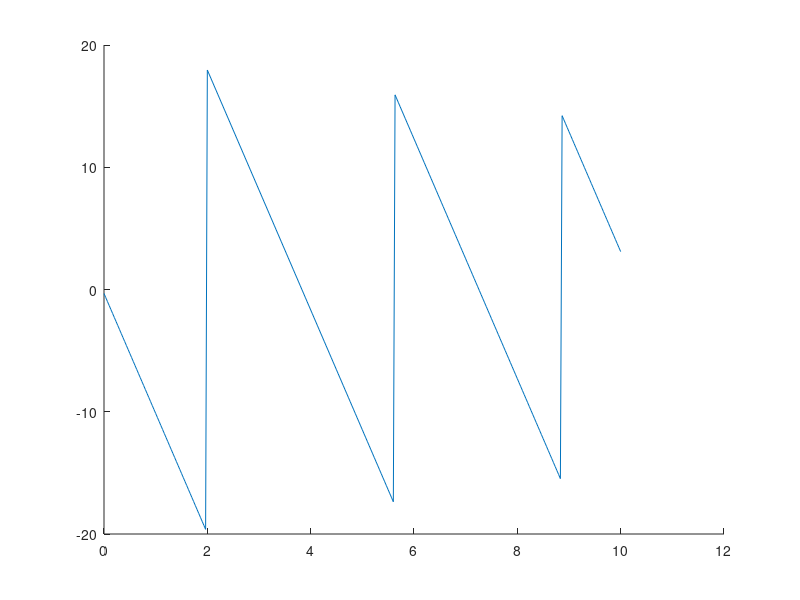
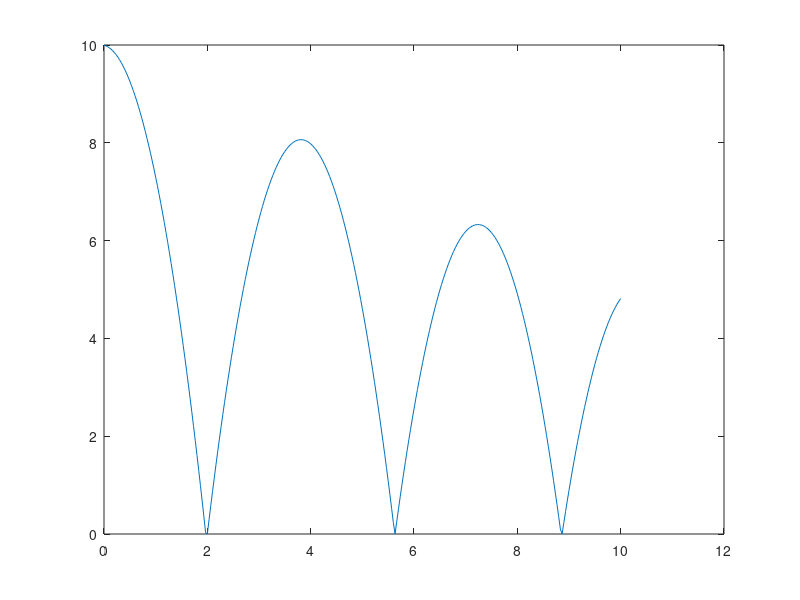

Reproduce these figures in MATLAB, in order.
%%%%%%%%%%%%%%%%%%%%%%%%%%%
% Assignment Number: 2
% Problem number: 5
% Student Name:  劉子齊 Jonathan
% Student ID: 0716304
% Email address: jonathan.tzuchi.liu@gmail.com
% Department: Computer Science, NYCU
% Date: 2021/03/15
%%%%%%%%%%%%%%%%%%%%%%%%%%%%

clf; clear; clc;		% clear the current figure
                        % clear variables, and clear screen

fprintf('Student ID:0716304 Name:劉子齊 Jonathan\n'); % show student id and name                        
                        
disp('Problem 2.5') 	% show Problem 2.5

t0 = 0; v0 = 0; k = 0.5; g = -9.81; p0 = 10;
dt = 1/30;

hold on

p = p0; v = v0; t = t0;
T = []; P = []; V = [];


while t <= 10
    v = v + g * dt;
    p = p + k * v * dt;
    
    if p < 0
        p = 0;
        v = -0.9 * v;
    end
    
    T = [T, t];
    P = [P, p];
    V = [V, v];
    
    t = t + dt
end

figure(1), plot(T, V), xlim([0 12]);
figure(2), plot(T, P), xlim([0 12]);
